Frame 1 (no input): blank canvas, image omitted
Frame 60 (the mouse pressed at the canvas centre just before this capture): blank canvas, image omitted
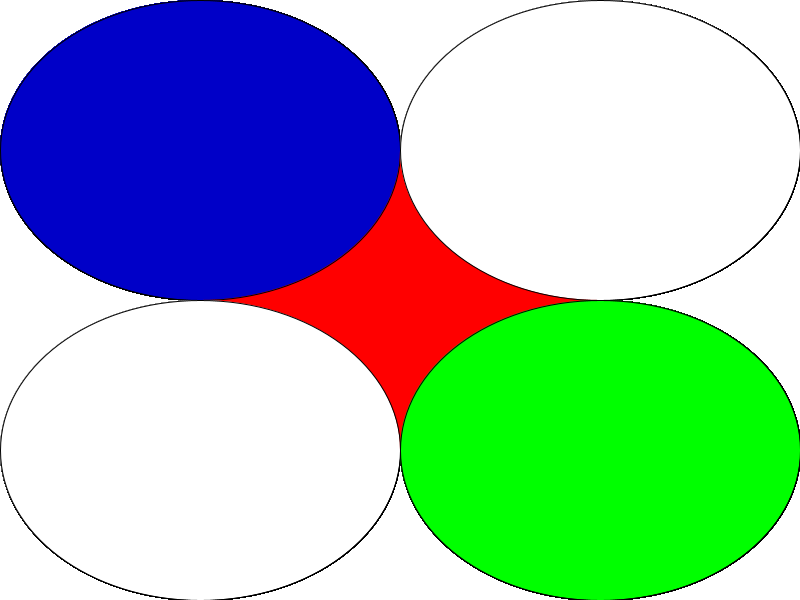
Frame 120 (the mouse held since frame 60 and released just before this capture)

The Processing sketch whose frames 1 and 60 were blank and that drew this single picture after the mouse press (run headless with seeded random() and noise(); from frame 60 on, the mouse is pressed at the canvas centre):

// Processing sketch: processing_148309
// ── processing_148309.pde

void setup()
{
size(800,600);
background(255,255,255); 
}

void draw()
{
  fill(255,0,0);
ellipse(400,300,mouseX,mouseY);
fill(0,0,200);
ellipse(200,150,mouseX,mouseY);
fill(0,255,0);
ellipse(600,450,mouseX,mouseY);
fill(255,255,255);
ellipse(600,150,mouseX,mouseY);
fill(255,255,255);
ellipse(200,450,mouseX,mouseY);
}
